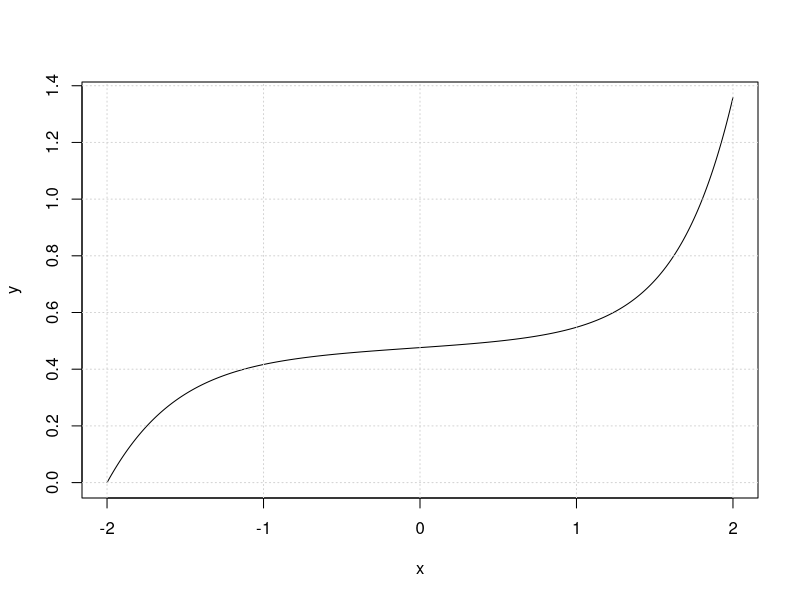
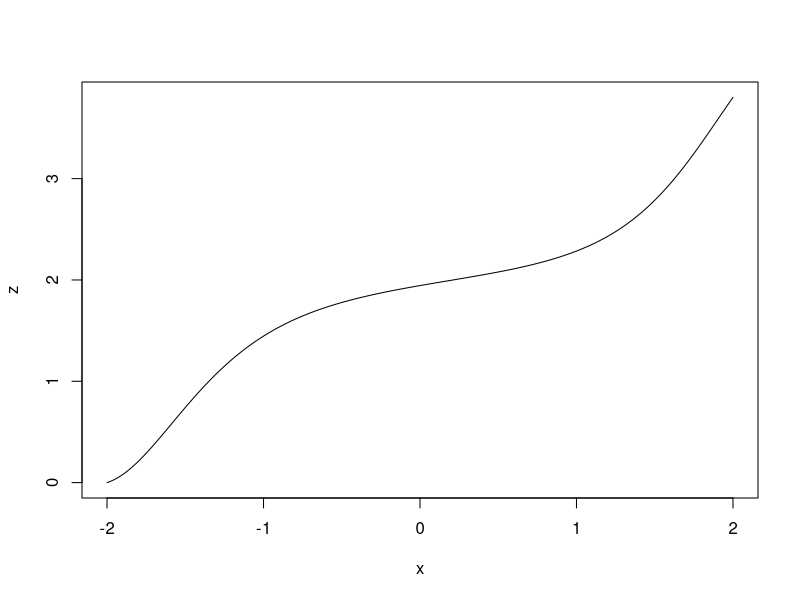
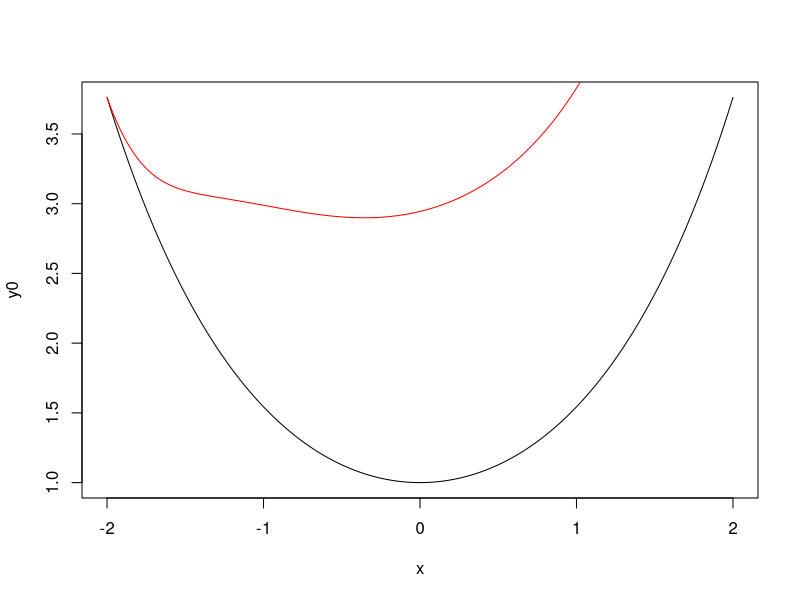

Here is the R script that generated these plots, in order:
## ---- chunk 1
knitr::opts_chunk$set(echo = TRUE)
## ---- chunk 2
library("deSolve") 
sech <- function(x){1/cosh(x)}
Lorenz <- function(t, state, parameters) {
    with(as.list(c(state, parameters)), {
        RHS <- 1  # could be dphi/dx + dphi/dy/ * exp(-x)
        dZ <- Zdash
        ss <- sech(t)^2
        dZdash <- (-Z*ss - Zdash*tanh(t)*(1 - 3*lambda/cosh(t)^3 - 2*ss) + RHS ) / ( ss + lambda/cosh(t)^3)
        dextra_length <- Zdash*tanh(t)
        dextra_length2 <- Z*sech(t)^2
        list(c(dZ, dZdash, dextra_length, dextra_length2))
    })
}

parameters <- c(lambda = 102.74)
state      <- c(Z = 0, Zdash = 1, extra_length=0, extra_length2=0)  # initial conditions
times      <- seq(-2, 2, by = 0.01)

out <- ode(y = state, times = times, func = Lorenz, parms = parameters)
## ---- chunk 3
head(out)
tail(out)
x <- out[,1]
y <- out[,2]
plot(x,y,type='l')
grid()
## ---- chunk 4
f <- function(unknown, give=FALSE){
    lambda        <- unknown[1]
    Zdash_initial <- unknown[2]
    times <- seq(from = -2, to = 2, by = 1)
    parameters <- c(lambda = lambda)
    state <- c(Z = 0, Zdash = Zdash_initial, extra_length=0, extra_length2=0)  # initial conditions
    out <- ode(y = state, times = times, func = Lorenz, parms = parameters)
    final_disp <- out[5,2]
    extra_length <- out[5,4]
    badness <- abs(final_disp) + abs(extra_length)
    if(give){
        return(c(final_disp=final_disp,
                 extra_length,
                 badness))
    } else {
        return(badness)
    } 
}
## ---- chunk 5
f(c(0,0))
f(c(0.1,0))
f(c(0,0.1))
## ---- chunk 6
jj <- optim(c(0,0),f)
jj

## ---- chunk 7
v <- seq(from = 0,to = 1, by = 0.1)
M <- as.matrix(expand.grid(v,v))
M
f(unname(M[13,]))
f(c(0.1,0.1))
## ---- chunk 8
jj$par
parameters <- c(lambda = jj$par[1])
state      <- c(Z = 0, Zdash = jj$par[2], extra_length=0, extra_length2=0)  # initial conditions
times      <- seq(-2, 2, by = 0.01)

out <- ode(y = state, times = times, func = Lorenz, parms = parameters)
head(out)
x  <- out[,1]
z <- out[,2]
y0 <- cosh(x)

plot(x, z,type="l")
plot(x, y0,type="l")
points(x, y0+z,type="l",col="red")
